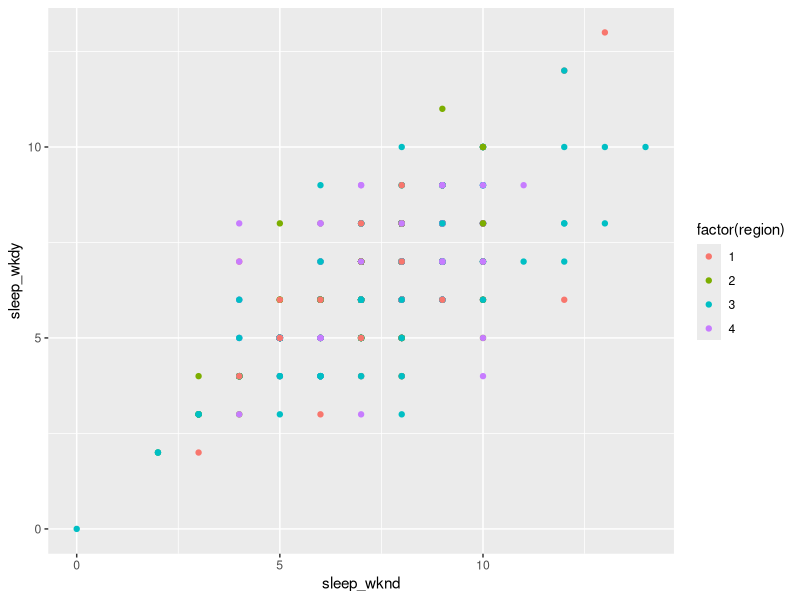
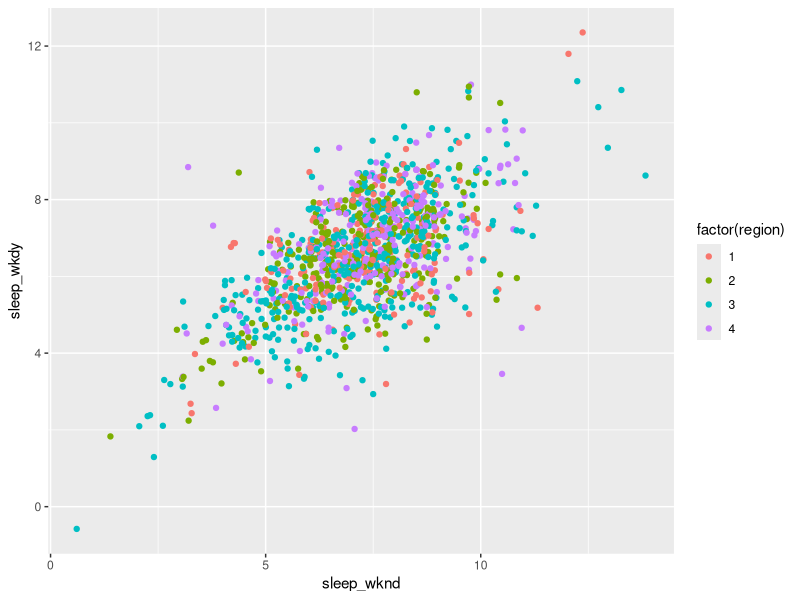
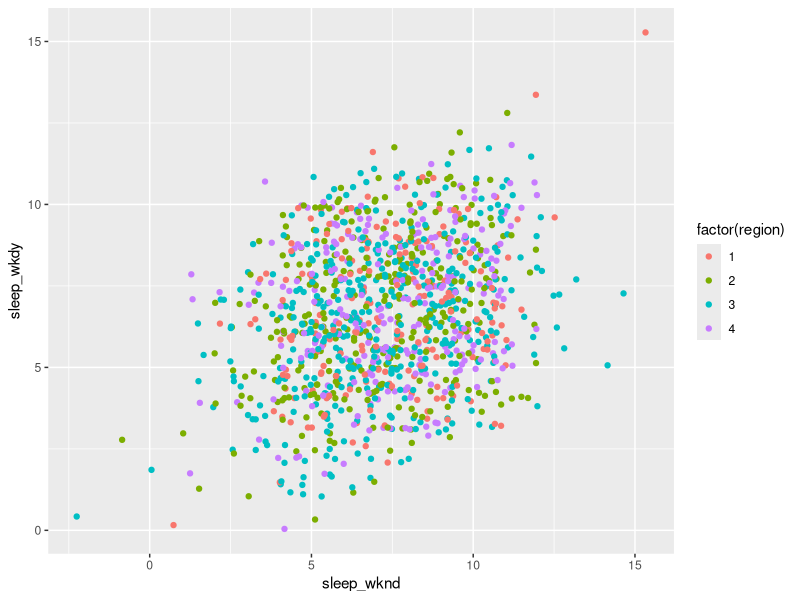
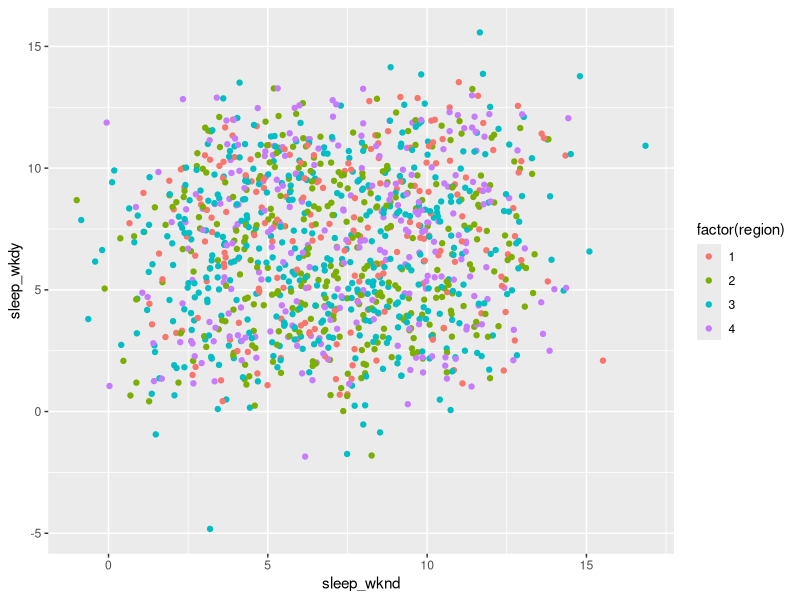
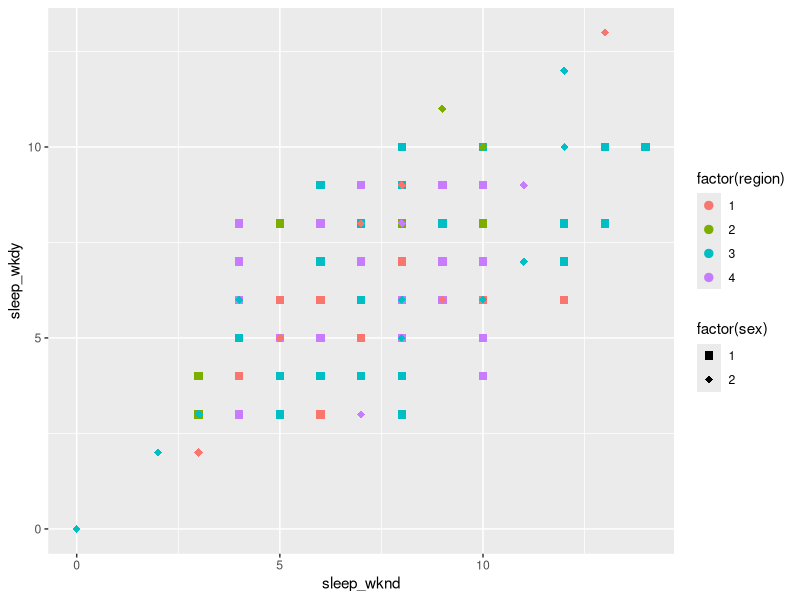
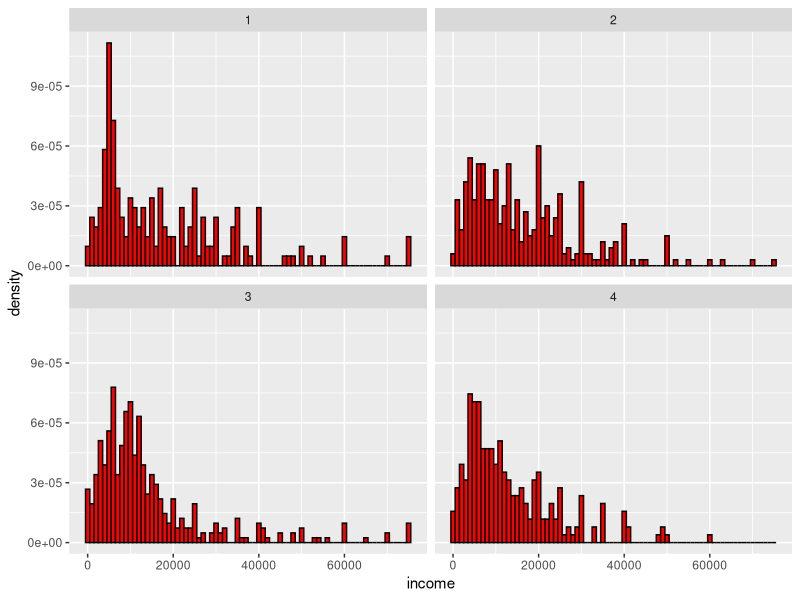
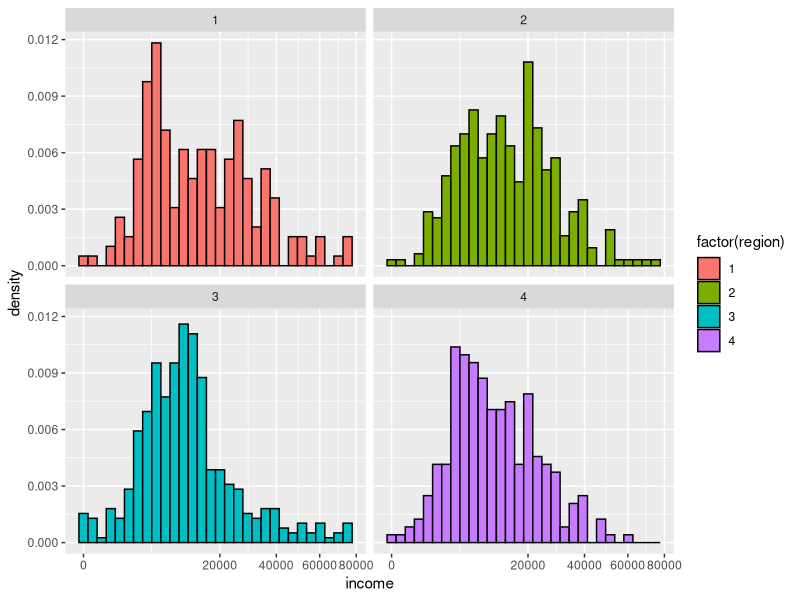
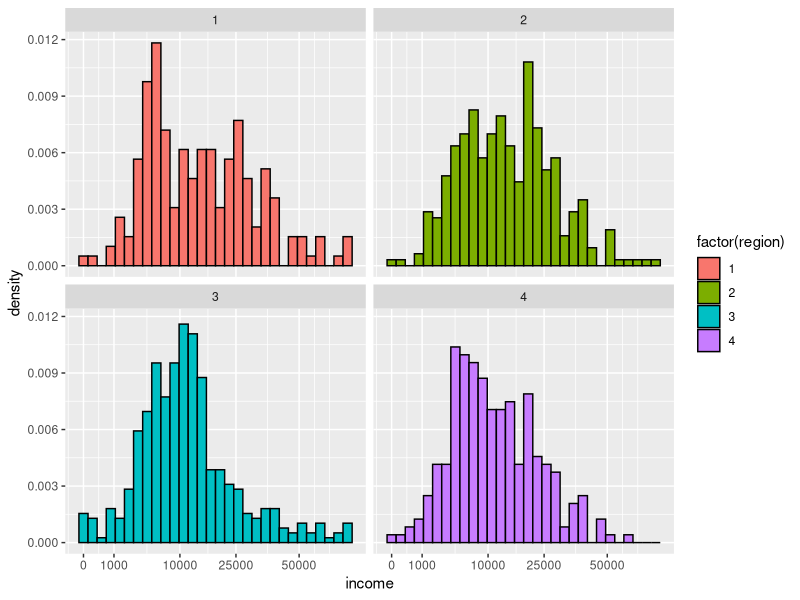

These charts were generated, in order, by the following R code: (Note: this script raises an error after producing the figures.)
## ---- chunk 1
#read in data - SF: do we need to include how to read in the data in the homework instructions? or will we cover in class how to read in that specific dataset as you used the same data for your slides
library(tidyverse)
nlsy <- read_csv(here::here("data", "nlsy_cc.csv"))

library(ggplot2)
nlsy |> ggplot(aes(x = sleep_wknd, y = sleep_wkdy, 
           color = factor(region))) + geom_point() 
#for all of the following questions, how do you want to handle labeling for grading? would we want nicely labeled graphs or is that not the main point and therefore they can make it pretty with labels etc. if they want but we will not deduct points if they do?
## ---- chunk 2
library(ggplot2)
nlsy |> ggplot(aes(x = sleep_wknd, y = sleep_wkdy, 
           color = factor(region))) + geom_jitter(width=1, height=1)
nlsy |> ggplot(aes(x = sleep_wknd, y = sleep_wkdy, 
           color = factor(region))) + geom_jitter(width=3, height=3)
 nlsy |> ggplot(aes(x = sleep_wknd, y = sleep_wkdy, 
           color = factor(region))) + geom_jitter(width=5, height=5)
## ---- chunk 3
#should they use the geom_point or geom_jitter function here?
#filled square = 15, filled diamond = 18

library(ggplot2)
nlsy |> ggplot(aes(x = sleep_wknd, y = sleep_wkdy, 
         col = factor(region) )) + geom_point(aes(shape=factor(sex)), size=2.5) + scale_shape_manual(values=c(15, 18))
## ---- chunk 4
ggplot(data = nlsy, aes(x = income)) +
  geom_histogram(aes(y = ..density..), col = "black", fill = "red", binwidth=1000) +
  facet_wrap(vars(region))
## ---- chunk 5
ggplot(data = nlsy, aes(x = income)) +
  geom_histogram(aes(y = ..density.., fill=factor(region)), col = "black") +
  facet_wrap(vars(region))+
scale_x_sqrt()
## ---- chunk 6
ggplot(data = nlsy, aes(x = income)) +
  geom_histogram(aes(y = ..density.., fill=factor(region)), col = "black") +
  facet_wrap(vars(region))+
scale_x_sqrt( breaks=c(0,1000,10000,25000, 50000)) #add commas
## ---- chunk 7
nlsy$race_eth_cat <- factor(nlsy$race_eth, levels = c(1, 2, 3), 
                                     labels = c("hispanic", "black", "Non-Black, Non-Hispanic"))
## ---- chunk 8
nlsy <- nlsy |> mutate(race_reor=fct_relevel(race_eth, "Non-Black, Non-Hispanic", "hispanic", "black"))

count(nlsy,race_eth )
count(nlsy, race_reor)
## ---- chunk 9
nlsy <- nlsy |> mutate(age_cat=case_when(age_bir <=19 ~ 1, age_bir>=20 & age_bir<=29 ~ 2, age_bir>=30 ~ 3)) 
nlsy <- nlsy |> mutate(age_cat=factor(nlsy$age_cat, levels = c(1, 2, 3), labels = c("teenager", "young adult", "adult")))
